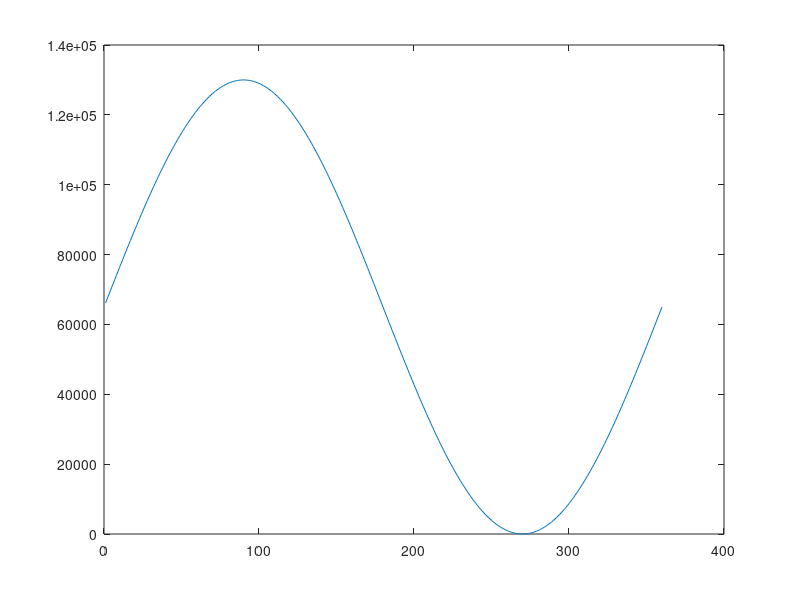

Here is the MATLAB script that generated this plot:


% syms IRR_sym
% investment_cost = 800;
% cash_flows_discounted = [100 200 300 400 500];
% IRR_eqn = 0;
% 
% for i = 1:1:5
%  IRR_eqn = IRR_eqn + cash_flows_discounted(1,i) / (1 + IRR_sym)^i;
% end
% IRR_eqn = IRR_eqn - investment_cost == 0
% IRR_sol = real(double(solve(IRR_eqn, IRR_sym)))
%  
% Positive = IRR_sol > 0;
% IRR_sol(~Positive) = 0;
% IRR_val = 0;
% element =0;
% for i = 1:1:5
%     element = IRR_sol(i,1);
%         if element > IRR_val
%             IRR_val = element;
%         end
% end
% 
% disp(IRR_val*100)
%      
% state_codes = [4814 4825 0800 6000 3000 7000 2000 4000];
% state_names = {'Townsville, QLD'; 'Mount Isa, QLD'; 'Darwin, NT'; 'Perth, WA'; 'Melbourne, VIC';...
%     'Horbart, TAS'; 'Sydney, NSW'; 'Brisbane, QLD'};
% 
% f = figure('Position',[100 100 400 150]);
% state_names = {'Townsville, QLD'; 'Mount Isa, QLD'; 'Darwin, NT'; 'Perth, WA'; 'Melbourne, VIC';...
%     'Horbart, TAS'; 'Sydney, NSW'; 'Brisbane, QLD'};
% checkbox1= num2cell([4814; 4825; 0800])
% yourdata =[num2cell(state_codes') state_names]  
% columnname =   {'Postcode', 'Location'};
% columnformat = {'char', 'char'};
% columneditable =  [true false]; 
% t = uitable('Units','normalized','Position',...
%           [0.1 0.1 0.9 0.9], 'Data', yourdata,... 
%           'ColumnName', columnname,...
%           'ColumnFormat', columnformat,...
%           'ColumnEditable', columneditable,...
%           'RowName',[] ,'BackgroundColor',[.7 .9 .8],...
%           'ForegroundColor',[0 0 0],'ColumnWidth',{100 155});

 for i = 1:1:360
      
      x(1,i) = 65000*sind(i) + 65000
 end
      
    plot(x)   
      
      
      
      
      